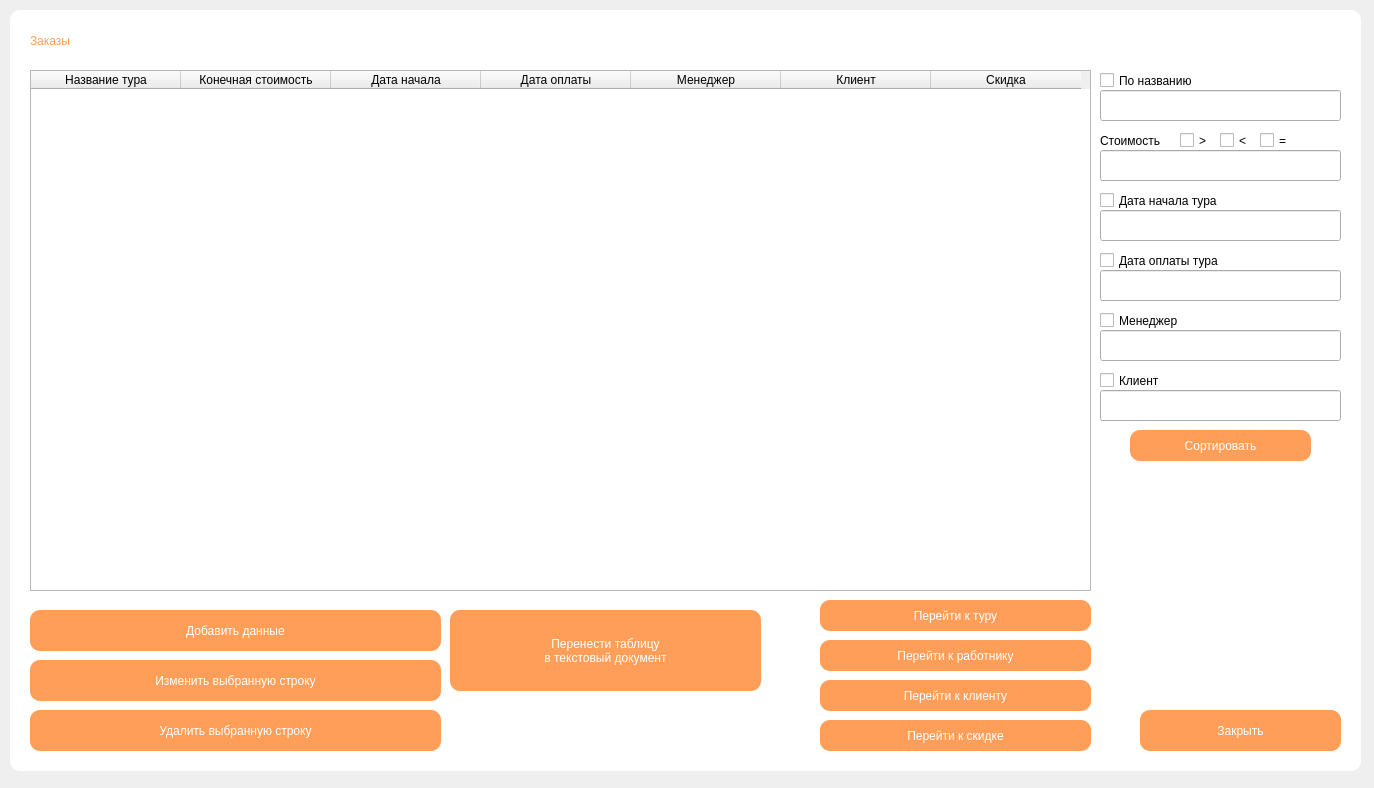
<?xml version="1.0" encoding="UTF-8"?>
<ui version="4.0">
 <class>Form014</class>
 <widget class="QWidget" name="Form014">
  <property name="geometry">
   <rect>
    <x>0</x>
    <y>0</y>
    <width>1374</width>
    <height>788</height>
   </rect>
  </property>
  <property name="windowTitle">
   <string>Заказы</string>
  </property>
  <widget class="QLabel" name="label_20">
   <property name="geometry">
    <rect>
     <x>10</x>
     <y>10</y>
     <width>1351</width>
     <height>761</height>
    </rect>
   </property>
   <property name="styleSheet">
    <string notr="true">border-radius: 10px;
background-color: rgb(255, 255, 255);</string>
   </property>
   <property name="text">
    <string/>
   </property>
  </widget>
  <widget class="QTableWidget" name="tableWidget">
   <property name="geometry">
    <rect>
     <x>30</x>
     <y>70</y>
     <width>1061</width>
     <height>521</height>
    </rect>
   </property>
   <property name="maximumSize">
    <size>
     <width>16777215</width>
     <height>16777215</height>
    </size>
   </property>
   <property name="alternatingRowColors">
    <bool>false</bool>
   </property>
   <property name="verticalScrollMode">
    <enum>QAbstractItemView::ScrollPerPixel</enum>
   </property>
   <property name="gridStyle">
    <enum>Qt::SolidLine</enum>
   </property>
   <property name="sortingEnabled">
    <bool>true</bool>
   </property>
   <attribute name="horizontalHeaderCascadingSectionResizes">
    <bool>false</bool>
   </attribute>
   <attribute name="horizontalHeaderDefaultSectionSize">
    <number>150</number>
   </attribute>
   <attribute name="horizontalHeaderMinimumSectionSize">
    <number>39</number>
   </attribute>
   <attribute name="verticalHeaderShowSortIndicator" stdset="0">
    <bool>false</bool>
   </attribute>
   <column>
    <property name="text">
     <string>Название тура</string>
    </property>
   </column>
   <column>
    <property name="text">
     <string>Конечная стоимость</string>
    </property>
   </column>
   <column>
    <property name="text">
     <string>Дата начала</string>
    </property>
   </column>
   <column>
    <property name="text">
     <string>Дата оплаты</string>
    </property>
   </column>
   <column>
    <property name="text">
     <string>Менеджер</string>
    </property>
   </column>
   <column>
    <property name="text">
     <string>Клиент</string>
    </property>
   </column>
   <column>
    <property name="text">
     <string>Скидка</string>
    </property>
   </column>
  </widget>
  <widget class="QLabel" name="label_4">
   <property name="geometry">
    <rect>
     <x>30</x>
     <y>10</y>
     <width>141</width>
     <height>61</height>
    </rect>
   </property>
   <property name="styleSheet">
    <string notr="true">font: 25pt &quot;Century Gothic&quot;;
background-color: qlineargradient(spread:pad, x1:0, y1:0, x2:1, y2:0, stop:0 rgba(0, 0, 0, 0), stop:1 rgba(255, 255, 255, 0));
color: rgb(255, 158, 88);</string>
   </property>
   <property name="text">
    <string>Заказы</string>
   </property>
  </widget>
  <widget class="QPushButton" name="pushButton_4">
   <property name="geometry">
    <rect>
     <x>30</x>
     <y>660</y>
     <width>411</width>
     <height>41</height>
    </rect>
   </property>
   <property name="styleSheet">
    <string notr="true">font: 20pt &quot;Century Gothic&quot;;
color: rgb(255, 255, 255);
border-width: 50px;
border-radius: 10px;
background-color: rgb(255, 158, 88);</string>
   </property>
   <property name="text">
    <string>Изменить выбранную строку</string>
   </property>
  </widget>
  <widget class="QPushButton" name="pushButton_3">
   <property name="geometry">
    <rect>
     <x>30</x>
     <y>610</y>
     <width>411</width>
     <height>41</height>
    </rect>
   </property>
   <property name="styleSheet">
    <string notr="true">font: 20pt &quot;Century Gothic&quot;;
color: rgb(255, 255, 255);
border-width: 50px;
border-radius: 10px;
background-color: rgb(255, 158, 88);</string>
   </property>
   <property name="text">
    <string>Добавить данные</string>
   </property>
  </widget>
  <widget class="QPushButton" name="pushButton_5">
   <property name="geometry">
    <rect>
     <x>30</x>
     <y>710</y>
     <width>411</width>
     <height>41</height>
    </rect>
   </property>
   <property name="styleSheet">
    <string notr="true">font: 20pt &quot;Century Gothic&quot;;
color: rgb(255, 255, 255);
border-width: 50px;
border-radius: 10px;
background-color: rgb(255, 158, 88);</string>
   </property>
   <property name="text">
    <string>Удалить выбранную строку</string>
   </property>
  </widget>
  <widget class="QCheckBox" name="checkBox">
   <property name="geometry">
    <rect>
     <x>1100</x>
     <y>60</y>
     <width>141</width>
     <height>41</height>
    </rect>
   </property>
   <property name="styleSheet">
    <string notr="true">font: 10pt &quot;Century Gothic&quot;;</string>
   </property>
   <property name="text">
    <string>По названию</string>
   </property>
  </widget>
  <widget class="QLineEdit" name="lineEdit">
   <property name="geometry">
    <rect>
     <x>1100</x>
     <y>90</y>
     <width>241</width>
     <height>31</height>
    </rect>
   </property>
   <property name="styleSheet">
    <string notr="true">font: 12pt &quot;Century Gothic&quot;;</string>
   </property>
   <property name="text">
    <string/>
   </property>
  </widget>
  <widget class="QCheckBox" name="checkBox_4">
   <property name="geometry">
    <rect>
     <x>1260</x>
     <y>120</y>
     <width>31</width>
     <height>41</height>
    </rect>
   </property>
   <property name="styleSheet">
    <string notr="true">font: 10pt &quot;Century Gothic&quot;;</string>
   </property>
   <property name="text">
    <string>=</string>
   </property>
  </widget>
  <widget class="QCheckBox" name="checkBox_3">
   <property name="geometry">
    <rect>
     <x>1220</x>
     <y>120</y>
     <width>31</width>
     <height>41</height>
    </rect>
   </property>
   <property name="styleSheet">
    <string notr="true">font: 10pt &quot;Century Gothic&quot;;</string>
   </property>
   <property name="text">
    <string>&lt;</string>
   </property>
  </widget>
  <widget class="QLabel" name="label">
   <property name="geometry">
    <rect>
     <x>1100</x>
     <y>130</y>
     <width>81</width>
     <height>21</height>
    </rect>
   </property>
   <property name="styleSheet">
    <string notr="true">font: 10pt &quot;Century Gothic&quot;;</string>
   </property>
   <property name="text">
    <string>Стоимость</string>
   </property>
  </widget>
  <widget class="QCheckBox" name="checkBox_2">
   <property name="geometry">
    <rect>
     <x>1180</x>
     <y>120</y>
     <width>31</width>
     <height>41</height>
    </rect>
   </property>
   <property name="styleSheet">
    <string notr="true">font: 10pt &quot;Century Gothic&quot;;</string>
   </property>
   <property name="text">
    <string>&gt;</string>
   </property>
  </widget>
  <widget class="QLineEdit" name="lineEdit_2">
   <property name="geometry">
    <rect>
     <x>1100</x>
     <y>150</y>
     <width>241</width>
     <height>31</height>
    </rect>
   </property>
   <property name="styleSheet">
    <string notr="true">font: 12pt &quot;Century Gothic&quot;;</string>
   </property>
   <property name="text">
    <string/>
   </property>
  </widget>
  <widget class="QCheckBox" name="checkBox_5">
   <property name="geometry">
    <rect>
     <x>1100</x>
     <y>180</y>
     <width>141</width>
     <height>41</height>
    </rect>
   </property>
   <property name="styleSheet">
    <string notr="true">font: 10pt &quot;Century Gothic&quot;;</string>
   </property>
   <property name="text">
    <string>Дата начала тура</string>
   </property>
  </widget>
  <widget class="QLineEdit" name="lineEdit_3">
   <property name="geometry">
    <rect>
     <x>1100</x>
     <y>210</y>
     <width>241</width>
     <height>31</height>
    </rect>
   </property>
   <property name="styleSheet">
    <string notr="true">font: 12pt &quot;Century Gothic&quot;;</string>
   </property>
   <property name="text">
    <string/>
   </property>
  </widget>
  <widget class="QCheckBox" name="checkBox_6">
   <property name="geometry">
    <rect>
     <x>1100</x>
     <y>240</y>
     <width>141</width>
     <height>41</height>
    </rect>
   </property>
   <property name="styleSheet">
    <string notr="true">font: 10pt &quot;Century Gothic&quot;;</string>
   </property>
   <property name="text">
    <string>Дата оплаты тура</string>
   </property>
  </widget>
  <widget class="QLineEdit" name="lineEdit_4">
   <property name="geometry">
    <rect>
     <x>1100</x>
     <y>270</y>
     <width>241</width>
     <height>31</height>
    </rect>
   </property>
   <property name="styleSheet">
    <string notr="true">font: 12pt &quot;Century Gothic&quot;;</string>
   </property>
   <property name="text">
    <string/>
   </property>
  </widget>
  <widget class="QCheckBox" name="checkBox_7">
   <property name="geometry">
    <rect>
     <x>1100</x>
     <y>300</y>
     <width>141</width>
     <height>41</height>
    </rect>
   </property>
   <property name="styleSheet">
    <string notr="true">font: 10pt &quot;Century Gothic&quot;;</string>
   </property>
   <property name="text">
    <string>Менеджер</string>
   </property>
  </widget>
  <widget class="QLineEdit" name="lineEdit_5">
   <property name="geometry">
    <rect>
     <x>1100</x>
     <y>330</y>
     <width>241</width>
     <height>31</height>
    </rect>
   </property>
   <property name="styleSheet">
    <string notr="true">font: 12pt &quot;Century Gothic&quot;;</string>
   </property>
   <property name="text">
    <string/>
   </property>
  </widget>
  <widget class="QLineEdit" name="lineEdit_6">
   <property name="geometry">
    <rect>
     <x>1100</x>
     <y>390</y>
     <width>241</width>
     <height>31</height>
    </rect>
   </property>
   <property name="styleSheet">
    <string notr="true">font: 12pt &quot;Century Gothic&quot;;</string>
   </property>
   <property name="text">
    <string/>
   </property>
  </widget>
  <widget class="QCheckBox" name="checkBox_8">
   <property name="geometry">
    <rect>
     <x>1100</x>
     <y>360</y>
     <width>141</width>
     <height>41</height>
    </rect>
   </property>
   <property name="styleSheet">
    <string notr="true">font: 10pt &quot;Century Gothic&quot;;</string>
   </property>
   <property name="text">
    <string>Клиент</string>
   </property>
  </widget>
  <widget class="QPushButton" name="pushButton">
   <property name="geometry">
    <rect>
     <x>1130</x>
     <y>430</y>
     <width>181</width>
     <height>31</height>
    </rect>
   </property>
   <property name="styleSheet">
    <string notr="true">font: 15pt &quot;Century Gothic&quot;;
color: rgb(255, 255, 255);
border-width: 50px;
border-radius: 10px;
background-color: rgb(255, 158, 88);</string>
   </property>
   <property name="text">
    <string>Сортировать</string>
   </property>
  </widget>
  <widget class="QPushButton" name="pushButton_6">
   <property name="geometry">
    <rect>
     <x>820</x>
     <y>680</y>
     <width>271</width>
     <height>31</height>
    </rect>
   </property>
   <property name="styleSheet">
    <string notr="true">font: 15pt &quot;Century Gothic&quot;;
color: rgb(255, 255, 255);
border-width: 50px;
border-radius: 10px;
background-color: rgb(255, 158, 88);</string>
   </property>
   <property name="text">
    <string>Перейти к клиенту</string>
   </property>
  </widget>
  <widget class="QPushButton" name="pushButton_7">
   <property name="geometry">
    <rect>
     <x>820</x>
     <y>600</y>
     <width>271</width>
     <height>31</height>
    </rect>
   </property>
   <property name="styleSheet">
    <string notr="true">font: 15pt &quot;Century Gothic&quot;;
color: rgb(255, 255, 255);
border-width: 50px;
border-radius: 10px;
background-color: rgb(255, 158, 88);</string>
   </property>
   <property name="text">
    <string>Перейти к туру</string>
   </property>
  </widget>
  <widget class="QPushButton" name="pushButton_9">
   <property name="geometry">
    <rect>
     <x>820</x>
     <y>720</y>
     <width>271</width>
     <height>31</height>
    </rect>
   </property>
   <property name="styleSheet">
    <string notr="true">font: 15pt &quot;Century Gothic&quot;;
color: rgb(255, 255, 255);
border-width: 50px;
border-radius: 10px;
background-color: rgb(255, 158, 88);</string>
   </property>
   <property name="text">
    <string>Перейти к скидке</string>
   </property>
  </widget>
  <widget class="QPushButton" name="pushButton_8">
   <property name="geometry">
    <rect>
     <x>820</x>
     <y>640</y>
     <width>271</width>
     <height>31</height>
    </rect>
   </property>
   <property name="styleSheet">
    <string notr="true">font: 15pt &quot;Century Gothic&quot;;
color: rgb(255, 255, 255);
border-width: 50px;
border-radius: 10px;
background-color: rgb(255, 158, 88);</string>
   </property>
   <property name="text">
    <string>Перейти к работнику</string>
   </property>
  </widget>
  <widget class="QPushButton" name="pushButton_2">
   <property name="geometry">
    <rect>
     <x>1140</x>
     <y>710</y>
     <width>201</width>
     <height>41</height>
    </rect>
   </property>
   <property name="styleSheet">
    <string notr="true">font: 20pt &quot;Century Gothic&quot;;
color: rgb(255, 255, 255);
border-width: 50px;
border-radius: 10px;
background-color: rgb(255, 158, 88);</string>
   </property>
   <property name="text">
    <string>Закрыть</string>
   </property>
  </widget>
  <widget class="QPushButton" name="pushButton_10">
   <property name="geometry">
    <rect>
     <x>450</x>
     <y>610</y>
     <width>311</width>
     <height>81</height>
    </rect>
   </property>
   <property name="styleSheet">
    <string notr="true">font: 20pt &quot;Century Gothic&quot;;
color: rgb(255, 255, 255);
border-width: 50px;
border-radius: 10px;
background-color: rgb(255, 158, 88);</string>
   </property>
   <property name="text">
    <string>Перенести таблицу 
в текстовый документ</string>
   </property>
  </widget>
 </widget>
 <resources/>
 <connections/>
</ui>
